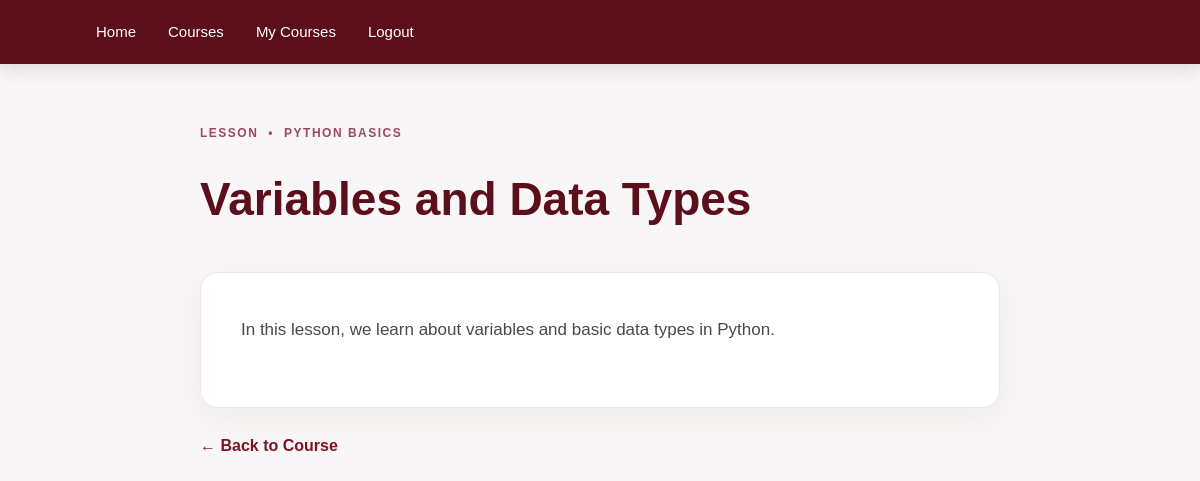
The app's page /lesson/1/ (signed in) with its own data.
### courses/models.py (models this page shows, shortened)
class Lesson(models.Model):
    course = models.ForeignKey(Course, on_delete=models.CASCADE)
    title = models.CharField(max_length=200)
    content = models.TextField()
    created_at = models.DateTimeField(auto_now_add=True)

class Course(models.Model):
    title = models.CharField(max_length=200)
    description = models.TextField()
    created_at = models.DateTimeField(auto_now_add=True)

### courses/views.py (the view)
# urls.py: path('lesson/<int:lesson_id>/', views.lesson_detail, name='lesson_detail'),
@login_required
def lesson_detail(request, lesson_id):
    lesson = get_object_or_404(Lesson, id=lesson_id)
    enrolled = Enrollment.objects.filter(
        user=request.user,
        course=lesson.course
    ).exists()
    if not enrolled:
        return redirect('course_detail', course_id=lesson.course.id)
    return render(
        request,
        'courses/lesson_detail.html',
        {'lesson': lesson}
    )

### courses/templates/courses/lesson_detail.html
{% extends 'courses/base.html' %}
{% block content %}
<article class="lesson-page">
    <div class="lesson-meta">
        <span>LESSON</span>
        <span>•</span>
        <span>{{ lesson.course.title }}</span>
    </div>
    <h1>{{ lesson.title }}</h1>
    <div class="lesson-content">
        {{ lesson.content|linebreaks }}
    </div>
    <a href="{% url 'course_detail' lesson.course.id %}" class="back-link">
        ← Back to Course
    </a>
</article>
{% endblock %}

### courses/static/courses/css/style.css (style rules this page uses)
* { margin: 0; padding: 0; box-sizing: border-box; }
body { font-family: Arial, sans-serif; background: #f8f6f6; color: #241f21; line-height: 1.6; }
h1 { color: #5a0f1b; font-size: 36px; margin-bottom: 20px; }
a { color: #7b1424; }
.lesson-page { max-width: 800px; margin: 0 auto; }
.lesson-meta { display: flex; gap: 10px; align-items: center; color: #9b4a58; font-size: 12px; font-weight: 700; letter-spacing: 1.5px; margin-bottom: 20px; text-transform: uppercase; }
.lesson-page h1 { font-size: 46px; margin-bottom: 35px; }
.lesson-content { background: #ffffff; border: 1px solid #eee5e7; border-radius: 18px; padding: 40px; color: #4d4749; font-size: 17px; line-height: 2; box-shadow: 0 10px 35px rgba(90, 15, 27, 0.05); }
.lesson-content p { margin-bottom: 20px; }
.back-link { display: inline-block; margin-top: 25px; color: #7b1424; text-decoration: none; font-weight: 600; }

### records on screen
Lesson: course "PYTHON BASICS", title "Variables and Data Types", content "In this lesson, we learn about variables and basic data types in Python."
